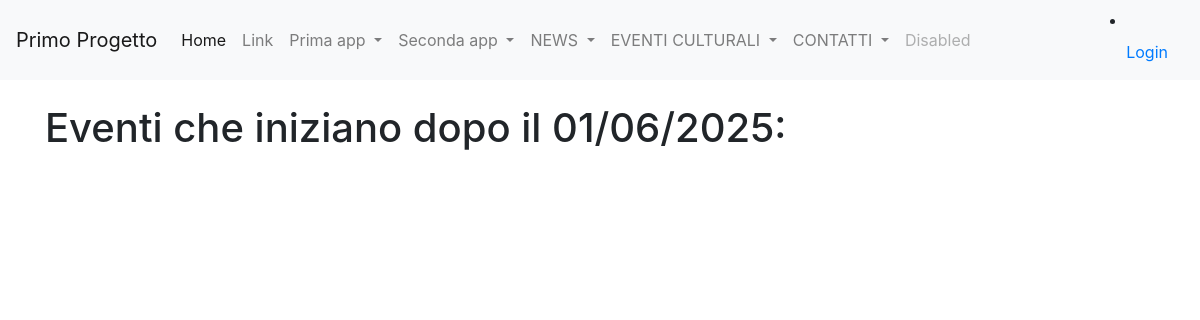
The page /query_c on the database as committed earlier.
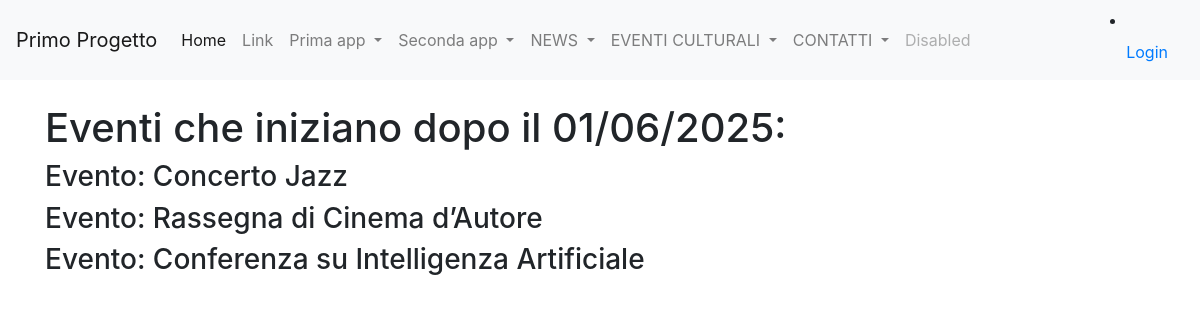
The same page on the database as committed later.
### eventi_culturali/models.py (models this page shows)
class Evento(models.Model):
    titolo = models.CharField(max_length=100)
    descrizione = models.TextField(blank=True)
    data_inizio = models.DateField(default=datetime.now(), blank=True)
    data_fine = models.DateField(default=datetime.now(), blank=True)
    posti_disponibili = models.IntegerField(blank=True, default=0)
    def __str__(self):
        return self.titolo
    class Meta:
        verbose_name = "Evento"
        verbose_name_plural = "Eventi"

### eventi_culturali/views.py (the view)
# urls.py: path('query_c', query_c, name = "query_c"),
def query_c(request):
    query_c = Evento.objects.filter(data_inizio__gt=datetime.date(2025,6,1))
    context = {
        'query_c': query_c,
    }
    return render(request,'view_c.html',context)

### eventi_culturali/templates/view_c.html (shortened to what this page needs)
{% extends 'base.html'%}
{%block content%}
<h1>Eventi che iniziano dopo il 01/06/2025: </h4>
{% for evento in query_c %}
<h3>Evento: {{evento}}</h3>
{% endfor %}
{%endblock content%}

Rows that differ between the two databases and show on the page:
added Evento: titolo "Concerto Jazz"
added Evento: titolo "Rassegna di Cinema d’Autore"
added Evento: titolo "Conferenza su Intelligenza Artificiale"
